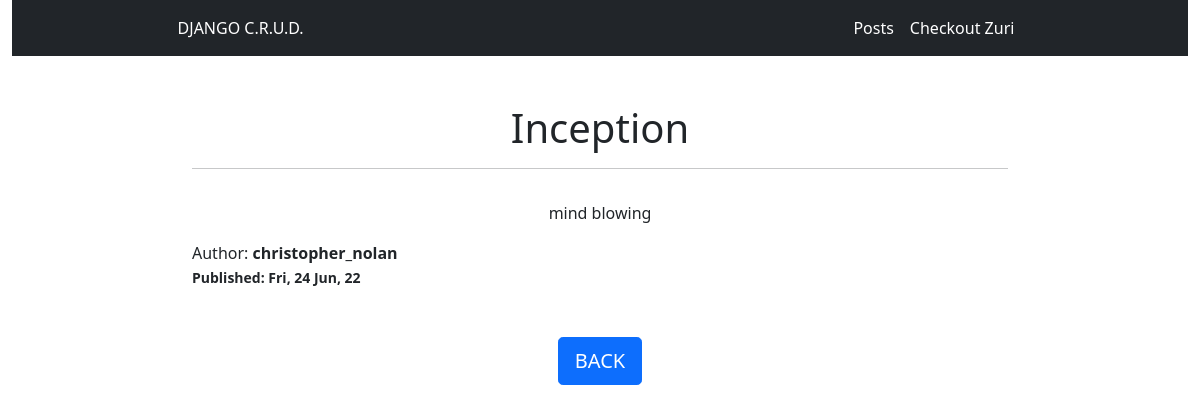
Screenshot of /blog/read/inception with the database file from the repository.
### blog/models.py (models this page shows, shortened)
class Post(models.Model):
    STATUS_CHOICES = (
        ("draft", "Draft"),
        ("published", "Published")
    )
    title = models.CharField(max_length=250)
    slug = models.SlugField(max_length=300, unique=True, editable=False)
    author = models.ForeignKey(
        get_user_model(), on_delete=models.CASCADE, related_name="blog_posts"
    )
    body = models.TextField()
    publish = models.DateTimeField(default=timezone.now)
    created = models.DateTimeField(auto_now_add=True)
    updated = models.DateTimeField(auto_now=True)
    status = models.CharField(
        max_length=10, choices=STATUS_CHOICES, default="draft"
    )
    class Meta:
        ordering = ("-publish",)

### blog/views.py (the view)
# urls.py: path("read/<slug:slug>", views.PostDetailView.as_view(), name="post_detail"),
class PostDetailView(DetailView):
    model = Post

### blog/templates/blog/post_detail.html
{% extends 'base.html' %}
{% block content %}
<div class="container mt-5" style="width: 70%;">
    <div class="col">
        <h1 class="text-center">{{object.title}}</h1>
        <hr>
        <div class="d-flex justify-content-center">
            <section>
                <p>{{object.body|linebreaks}}</p>
            </section>
        </div>
        <div>Author: <strong>{{object.author}}<strong><br>
            <small>Published: {{object.publish|date:"D, d M, y"}}</small>
        </div>
        <div class="d-flex justify-content-center">
            <a href="{% url 'blog:all' %}" class="d-block btn btn-primary btn-lg my-5">BACK</a>
        </div>
    </div>
</div>
{% endblock  %}

### rows the page displays
Post: title "Inception", body "mind blowing", author "christopher_nolan", publish "Fri, 24 Jun, 22"
